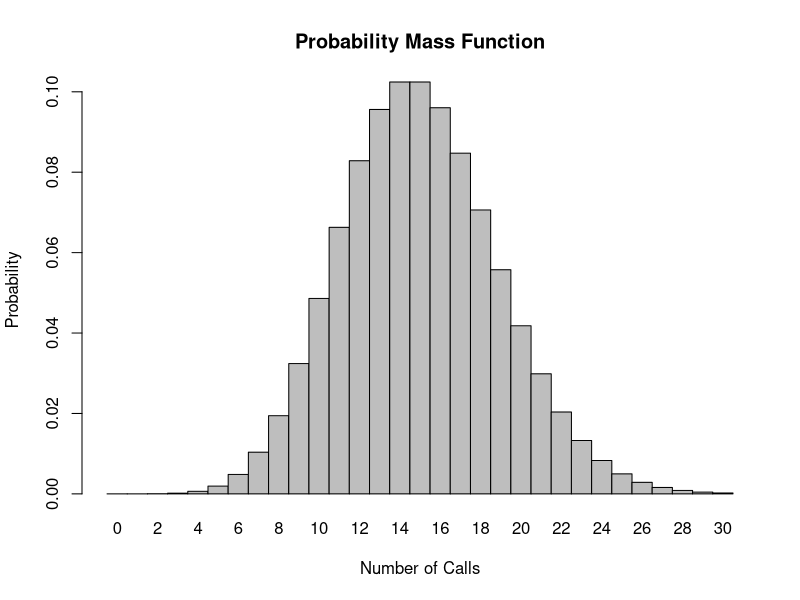
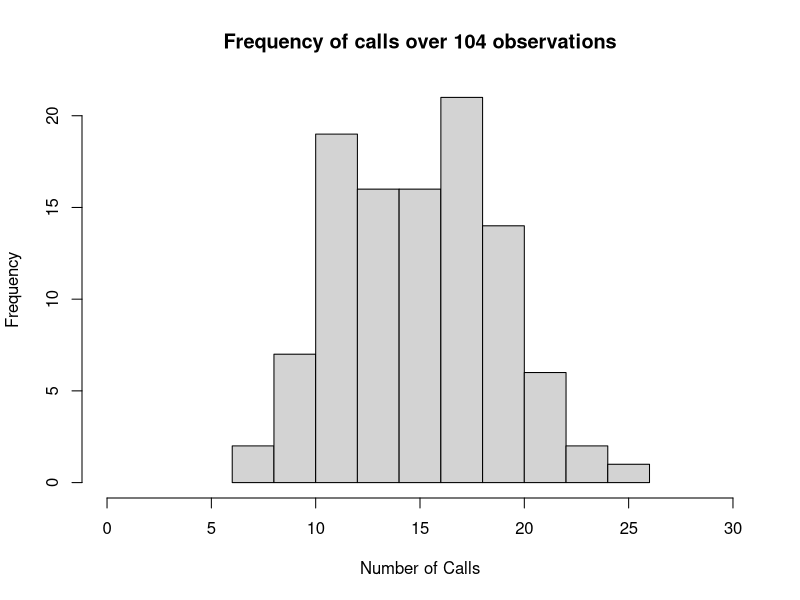

Here is the R script that generated these plots, in order:
## ---- chunk 1
knitr::opts_chunk$set(echo = TRUE)
## ---- chunk 2
#We will use the function ppois since it calculates the poisson probability for a variable that is not discrete. A discrete variable would be like exactly 8 calls, but we want to know the probablity of 8 calls and more.
#lambda is equal to the mean so lambda<-15
#q is equal to the number of success, in this case 8+
#lower.tail is equal to TRUE if you want the probability of less than a certain number and FALSE if you want probability of more than a certain number. Because we want to know the probability of the 8+ we want to use FALSE The default for this function is TRUE so we need to include lower in our function.

#ppois(q, lambda, lower.tail)
Probability<-ppois(q = 8, lambda = 15, lower.tail = FALSE)
Probability
## ---- chunk 3
#Now we have a discrete value of 0 which means we want to use dpois.
#same variables as above except q = 0. 
Probability<-dpois(0, lambda = 15)
Probability
#As you can see, there is very very low probability of our scinetist hearing nothing. 
## ---- chunk 4
#same as above but we replace 0 with 3
Probability<-dpois(3, lambda = 15)
Probability
#Still low but more likely than 0 calls. 
## ---- chunk 5
#So from what I gather, the poisson mass function is a line. that shows the distribution of probabilities for a given function. 
?plot
?hist
?ggplot2
?ggplot
?barplot
x<-0:30
l<-15
Pois<-dpois(x = x, lambda = l)
barplot(Pois, names.arg = x, space =  0, xlab = "Number of Calls", ylab = "Probability", main = "Probability Mass Function")
#We want to plot the discrete values for 0 to 30 for our poisson distribution which is why we used dpois. 

#LA: I think the "space = 0" is making your bars touch with no space in between them. If you change it to "space = 1", then the bars move apart from one another. The "names.arg" function is telling R to plot the values associated with variable "x" below the bars on the x axis, which is why we see 0-30. 
#Thanks, this is helpful. Am keeping this comment here for future reference if needed. 
## ---- chunk 6
?rpois
#So my interweb searches have lead me to finding rpois(). So lets look for a little information about rpois(). 
rpois(104, lambda = 15)
#That was rather easy! n = 104 (or the number of trials), and of course lambda still equals 15. 
## ---- chunk 7
?hist
x<-rpois(104, lambda = 15)
hist(x, xlim = c(0, 30), xlab = "Number of Calls", main = "Frequency of calls over 104 observations")
#The hist() fucntion denotes a histogram. xlim sets the limits of the x axis, xlab lables the x axis and main labels the title of the histogram. 
#Now comparing my histogram to the shape of the PMF above: In general, the shape of the histogram has a peak over 15 calls (just like the PMF) and a gradual decrease in the frequency of call number as you go from higher to a lower number of calls. 
